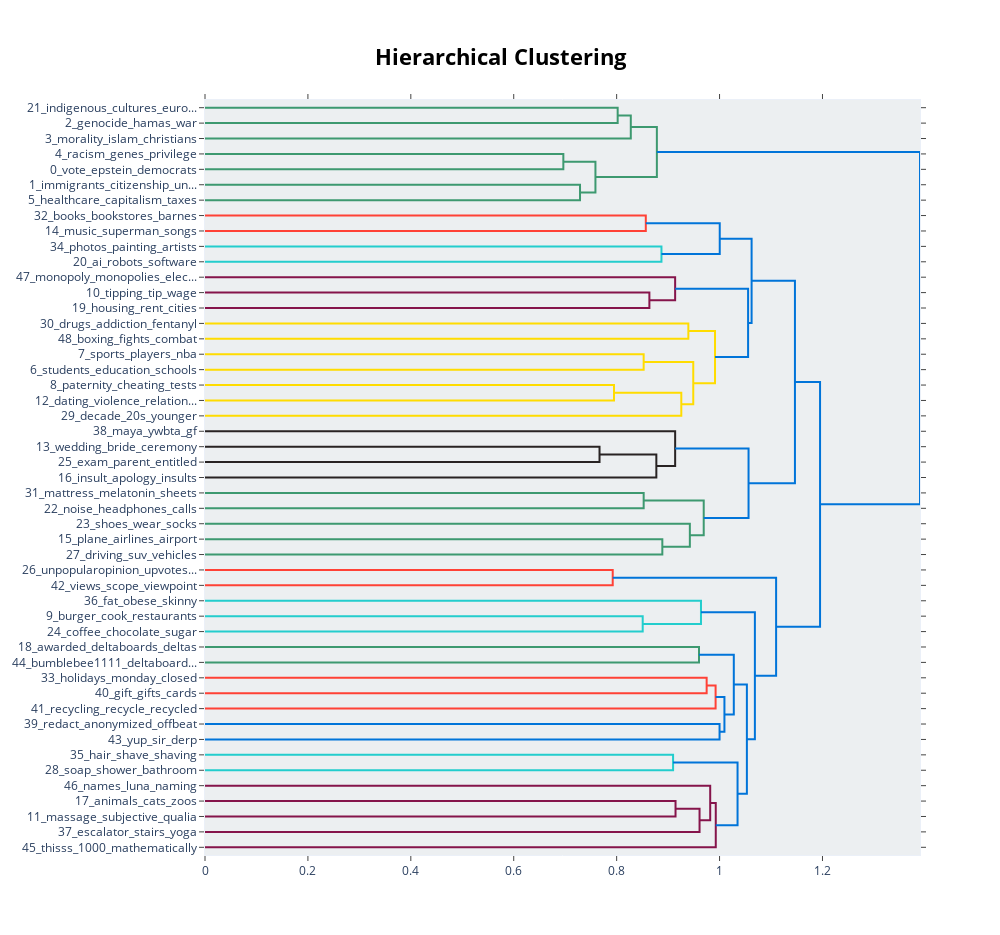

This figure's notebook cell:
### Code cell
topic_model.visualize_hierarchy()

### Figure 1 — Plotly figure (JSON) as saved in the notebook; plotly's stock layout.template omitted (floating-point values rounded to 4 significant figures)
{"data": [{"hoverinfo": "text", "marker": {"color": "rgb(61,153,112)"}, "mode": "lines", "type": "scatter", "x": [0.0, 0.802, 0.802, 0.0], "xaxis": "x", "y": [-5.0, -5.0, -15.0, -15.0], "yaxis": "y"}, {"hoverinfo": "text", "marker": {"color": "rgb(61,153,112)"}, "mode": "lines", "type": "scatter", "x": [0.802, 0.8275, 0.8275, 0.0], "xaxis": "x", "y": [-10.0, -10.0, -25.0, -25.0], "yaxis": "y"}, {"hoverinfo": "text", "marker": {"color": "rgb(61,153,112)"}, "mode": "lines", "type": "scatter", "x": [0.0, 0.6964, 0.6964, 0.0], "xaxis": "x", "y": [-35.0, -35.0, -45.0, -45.0], "yaxis": "y"}, {"hoverinfo": "text", "marker": {"color": "rgb(61,153,112)"}, "mode": "lines", "type": "scatter", "x": [0.0, 0.7288, 0.7288, 0.0], "xaxis": "x", "y": [-55.0, -55.0, -65.0, -65.0], "yaxis": "y"}, {"hoverinfo": "text", "marker": {"color": "rgb(61,153,112)"}, "mode": "lines", "type": "scatter", "x": [0.6964, 0.7588, 0.7588, 0.7288], "xaxis": "x", "y": [-40.0, -40.0, -60.0, -60.0], "yaxis": "y"}, {"hoverinfo": "text", "marker": {"color": "rgb(61,153,112)"}, "mode": "lines", "type": "scatter", "x": [0.8275, 0.8782, 0.8782, 0.7588], "xaxis": "x", "y": [-17.5, -17.5, -50.0, -50.0], "yaxis": "y"}, {"hoverinfo": "text", "marker": {"color": "rgb(255,65,54)"}, "mode": "lines", "type": "scatter", "x": [0.0, 0.8567, 0.8567, 0.0], "xaxis": "x", "y": [-75.0, -75.0, -85.0, -85.0], "yaxis": "y"}, {"hoverinfo": "text", "marker": {"color": "rgb(35,205,205)"}, "mode": "lines", "type": "scatter", "x": [0.0, 0.8871, 0.8871, 0.0], "xaxis": "x", "y": [-95.0, -95.0, -105.0, -105.0], "yaxis": "y"}, {"hoverinfo": "text", "marker": {"color": "rgb(0,116,217)"}, "mode": "lines", "type": "scatter", "x": [0.8567, 1.0, 1.0, 0.8871], "xaxis": "x", "y": [-80.0, -80.0, -100.0, -100.0], "yaxis": "y"}, {"hoverinfo": "text", "marker": {"color": "rgb(133,20,75)"}, "mode": "lines", "type": "scatter", "x": [0.0, 0.8636, 0.8636, 0.0], "xaxis": "x", "y": [-125.0, -125.0, -135.0, -135.0], "yaxis": "y"}, {"hoverinfo": "text", "marker": {"color": "rgb(133,20,75)"}, "mode": "lines", "type": "scatter", "x": [0.0, 0.9137, 0.9137, 0.8636], "xaxis": "x", "y": [-115.0, -115.0, -130.0, -130.0], "yaxis": "y"}, {"hoverinfo": "text", "marker": {"color": "rgb(255,220,0)"}, "mode": "lines", "type": "scatter", "x": [0.0, 0.9393, 0.9393, 0.0], "xaxis": "x", "y": [-145.0, -145.0, -155.0, -155.0], "yaxis": "y"}, {"hoverinfo": "text", "marker": {"color": "rgb(255,220,0)"}, "mode": "lines", "type": "scatter", "x": [0.0, 0.8525, 0.8525, 0.0], "xaxis": "x", "y": [-165.0, -165.0, -175.0, -175.0], "yaxis": "y"}, {"hoverinfo": "text", "marker": {"color": "rgb(255,220,0)"}, "mode": "lines", "type": "scatter", "x": [0.0, 0.7949, 0.7949, 0.0], "xaxis": "x", "y": [-185.0, -185.0, -195.0, -195.0], "yaxis": "y"}, {"hoverinfo": "text", "marker": {"color": "rgb(255,220,0)"}, "mode": "lines", "type": "scatter", "x": [0.7949, 0.9256, 0.9256, 0.0], "xaxis": "x", "y": [-190.0, -190.0, -205.0, -205.0], "yaxis": "y"}, {"hoverinfo": "text", "marker": {"color": "rgb(255,220,0)"}, "mode": "lines", "type": "scatter", "x": [0.8525, 0.9489, 0.9489, 0.9256], "xaxis": "x", "y": [-170.0, -170.0, -197.5, -197.5], "yaxis": "y"}, {"hoverinfo": "text", "marker": {"color": "rgb(255,220,0)"}, "mode": "lines", "type": "scatter", "x": [0.9393, 0.9912, 0.9912, 0.9489], "xaxis": "x", "y": [-150.0, -150.0, -183.8, -183.8], "yaxis": "y"}, {"hoverinfo": "text", "marker": {"color": "rgb(0,116,217)"}, "mode": "lines", "type": "scatter", "x": [0.9137, 1.055, 1.055, 0.9912], "xaxis": "x", "y": [-122.5, -122.5, -166.9, -166.9], "yaxis": "y"}, {"hoverinfo": "text", "marker": {"color": "rgb(0,116,217)"}, "mode": "lines", "type": "scatter", "x": [1.0, 1.062, 1.062, 1.055], "xaxis": "x", "y": [-90.0, -90.0, -144.7, -144.7], "yaxis": "y"}, {"hoverinfo": "text", "marker": {"color": "rgb(40,35,35)"}, "mode": "lines", "type": "scatter", "x": [0.0, 0.7667, 0.7667, 0.0], "xaxis": "x", "y": [-225.0, -225.0, -235.0, -235.0], "yaxis": "y"}, {"hoverinfo": "text", "marker": {"color": "rgb(40,35,35)"}, "mode": "lines", "type": "scatter", "x": [0.7667, 0.8772, 0.8772, 0.0], "xaxis": "x", "y": [-230.0, -230.0, -245.0, -245.0], "yaxis": "y"}, {"hoverinfo": "text", "marker": {"color": "rgb(40,35,35)"}, "mode": "lines", "type": "scatter", "x": [0.0, 0.9137, 0.9137, 0.8772], "xaxis": "x", "y": [-215.0, -215.0, -237.5, -237.5], "yaxis": "y"}, {"hoverinfo": "text", "marker": {"color": "rgb(61,153,112)"}, "mode": "lines", "type": "scatter", "x": [0.0, 0.8525, 0.8525, 0.0], "xaxis": "x", "y": [-255.0, -255.0, -265.0, -265.0], "yaxis": "y"}, {"hoverinfo": "text", "marker": {"color": "rgb(61,153,112)"}, "mode": "lines", "type": "scatter", "x": [0.0, 0.8888, 0.8888, 0.0], "xaxis": "x", "y": [-285.0, -285.0, -295.0, -295.0], "yaxis": "y"}, {"hoverinfo": "text", "marker": {"color": "rgb(61,153,112)"}, "mode": "lines", "type": "scatter", "x": [0.0, 0.9423, 0.9423, 0.8888], "xaxis": "x", "y": [-275.0, -275.0, -290.0, -290.0], "yaxis": "y"}, {"hoverinfo": "text", "marker": {"color": "rgb(61,153,112)"}, "mode": "lines", "type": "scatter", "x": [0.8525, 0.9692, 0.9692, 0.9423], "xaxis": "x", "y": [-260.0, -260.0, -282.5, -282.5], "yaxis": "y"}, {"hoverinfo": "text", "marker": {"color": "rgb(0,116,217)"}, "mode": "lines", "type": "scatter", "x": [0.9137, 1.056, 1.056, 0.9692], "xaxis": "x", "y": [-226.2, -226.2, -271.2, -271.2], "yaxis": "y"}, {"hoverinfo": "text", "marker": {"color": "rgb(0,116,217)"}, "mode": "lines", "type": "scatter", "x": [1.062, 1.147, 1.147, 1.056], "xaxis": "x", "y": [-117.3, -117.3, -248.8, -248.8], "yaxis": "y"}, {"hoverinfo": "text", "marker": {"color": "rgb(255,65,54)"}, "mode": "lines", "type": "scatter", "x": [0.0, 0.7924, 0.7924, 0.0], "xaxis": "x", "y": [-305.0, -305.0, -315.0, -315.0], "yaxis": "y"}, {"hoverinfo": "text", "marker": {"color": "rgb(35,205,205)"}, "mode": "lines", "type": "scatter", "x": [0.0, 0.8506, 0.8506, 0.0], "xaxis": "x", "y": [-335.0, -335.0, -345.0, -345.0], "yaxis": "y"}, {"hoverinfo": "text", "marker": {"color": "rgb(35,205,205)"}, "mode": "lines", "type": "scatter", "x": [0.0, 0.9639, 0.9639, 0.8506], "xaxis": "x", "y": [-325.0, -325.0, -340.0, -340.0], "yaxis": "y"}, {"hoverinfo": "text", "marker": {"color": "rgb(61,153,112)"}, "mode": "lines", "type": "scatter", "x": [0.0, 0.9601, 0.9601, 0.0], "xaxis": "x", "y": [-355.0, -355.0, -365.0, -365.0], "yaxis": "y"}, {"hoverinfo": "text", "marker": {"color": "rgb(255,65,54)"}, "mode": "lines", "type": "scatter", "x": [0.0, 0.9749, 0.9749, 0.0], "xaxis": "x", "y": [-375.0, -375.0, -385.0, -385.0], "yaxis": "y"}, {"hoverinfo": "text", "marker": {"color": "rgb(255,65,54)"}, "mode": "lines", "type": "scatter", "x": [0.9749, 0.9923, 0.9923, 0.0], "xaxis": "x", "y": [-380.0, -380.0, -395.0, -395.0], "yaxis": "y"}, {"hoverinfo": "text", "marker": {"color": "rgb(0,116,217)"}, "mode": "lines", "type": "scatter", "x": [0.0, 1.0, 1.0, 0.0], "xaxis": "x", "y": [-405.0, -405.0, -415.0, -415.0], "yaxis": "y"}, {"hoverinfo": "text", "marker": {"color": "rgb(0,116,217)"}, "mode": "lines", "type": "scatter", "x": [0.9923, 1.009, 1.009, 1.0], "xaxis": "x", "y": [-387.5, -387.5, -410.0, -410.0], "yaxis": "y"}, {"hoverinfo": "text", "marker": {"color": "rgb(0,116,217)"}, "mode": "lines", "type": "scatter", "x": [0.9601, 1.028, 1.028, 1.009], "xaxis": "x", "y": [-360.0, -360.0, -398.8, -398.8], "yaxis": "y"}, {"hoverinfo": "text", "marker": {"color": "rgb(35,205,205)"}, "mode": "lines", "type": "scatter", "x": [0.0, 0.9097, 0.9097, 0.0], "xaxis": "x", "y": [-425.0, -425.0, -435.0, -435.0], "yaxis": "y"}, {"hoverinfo": "text", "marker": {"color": "rgb(133,20,75)"}, "mode": "lines", "type": "scatter", "x": [0.0, 0.9144, 0.9144, 0.0], "xaxis": "x", "y": [-455.0, -455.0, -465.0, -465.0], "yaxis": "y"}, {"hoverinfo": "text", "marker": {"color": "rgb(133,20,75)"}, "mode": "lines", "type": "scatter", "x": [0.9144, 0.9611, 0.9611, 0.0], "xaxis": "x", "y": [-460.0, -460.0, -475.0, -475.0], "yaxis": "y"}, {"hoverinfo": "text", "marker": {"color": "rgb(133,20,75)"}, "mode": "lines", "type": "scatter", "x": [0.0, 0.9818, 0.9818, 0.9611], "xaxis": "x", "y": [-445.0, -445.0, -467.5, -467.5], "yaxis": "y"}, {"hoverinfo": "text", "marker": {"color": "rgb(133,20,75)"}, "mode": "lines", "type": "scatter", "x": [0.9818, 0.9926, 0.9926, 0.0], "xaxis": "x", "y": [-456.2, -456.2, -485.0, -485.0], "yaxis": "y"}, {"hoverinfo": "text", "marker": {"color": "rgb(0,116,217)"}, "mode": "lines", "type": "scatter", "x": [0.9097, 1.035, 1.035, 0.9926], "xaxis": "x", "y": [-430.0, -430.0, -470.6, -470.6], "yaxis": "y"}, {"hoverinfo": "text", "marker": {"color": "rgb(0,116,217)"}, "mode": "lines", "type": "scatter", "x": [1.028, 1.053, 1.053, 1.035], "xaxis": "x", "y": [-379.4, -379.4, -450.3, -450.3], "yaxis": "y"}, {"hoverinfo": "text", "marker": {"color": "rgb(0,116,217)"}, "mode": "lines", "type": "scatter", "x": [0.9639, 1.069, 1.069, 1.053], "xaxis": "x", "y": [-332.5, -332.5, -414.8, -414.8], "yaxis": "y"}, {"hoverinfo": "text", "marker": {"color": "rgb(0,116,217)"}, "mode": "lines", "type": "scatter", "x": [0.7924, 1.11, 1.11, 1.069], "xaxis": "x", "y": [-310.0, -310.0, -373.7, -373.7], "yaxis": "y"}, {"hoverinfo": "text", "marker": {"color": "rgb(0,116,217)"}, "mode": "lines", "type": "scatter", "x": [1.147, 1.195, 1.195, 1.11], "xaxis": "x", "y": [-183.0, -183.0, -341.8, -341.8], "yaxis": "y"}, {"hoverinfo": "text", "marker": {"color": "rgb(0,116,217)"}, "mode": "lines", "type": "scatter", "x": [0.8782, 1.39, 1.39, 1.195], "xaxis": "x", "y": [-33.75, -33.75, -262.4, -262.4], "yaxis": "y"}], "layout": {"autosize": false, "height": 935, "hoverlabel": {"bgcolor": "white", "font": {"family": "Rockwell", "size": 16}}, "hovermode": "closest", "plot_bgcolor": "#ECEFF1", "showlegend": false, "title": {"font": {"color": "Black", "size": 22}, "text": "<b>Hierarchical Clustering</b>", "x": 0.5, "xanchor": "center", "yanchor": "top"}, "width": 1000, "xaxis": {"mirror": "allticks", "rangemode": "tozero", "showgrid": false, "showline": true, "showticklabels": true, "ticks": "outside", "type": "linear", "zeroline": false}, "yaxis": {"mirror": "allticks", "range": [-490, 0], "rangemode": "tozero", "showgrid": false, "showline": true, "showticklabels": true, "tickmode": "array", "ticks": "outside", "ticktext": ["21_indigenous_cultures_euro...", "2_genocide_hamas_war", "3_morality_islam_christians", "4_racism_genes_privilege", "0_vote_epstein_democrats", "1_immigrants_citizenship_un...", "5_healthcare_capitalism_taxes", "32_books_bookstores_barnes", "14_music_superman_songs", "34_photos_painting_artists", "20_ai_robots_software", "47_monopoly_monopolies_elec...", "10_tipping_tip_wage", "19_housing_rent_cities", "30_drugs_addiction_fentanyl", "48_boxing_fights_combat", "7_sports_players_nba", "6_students_education_schools", "8_paternity_cheating_tests", "12_dating_violence_relation...", "29_decade_20s_younger", "38_maya_ywbta_gf", "13_wedding_bride_ceremony", "25_exam_parent_entitled", "16_insult_apology_insults", "31_mattress_melatonin_sheets", "22_noise_headphones_calls", "23_shoes_wear_socks", "15_plane_airlines_airport", "27_driving_suv_vehicles", "26_unpopularopinion_upvotes...", "42_views_scope_viewpoint", "36_fat_obese_skinny", "9_burger_cook_restaurants", "24_coffee_chocolate_sugar", "18_awarded_deltaboards_deltas", "44_bumblebee1111_deltaboard...", "33_holidays_monday_closed", "40_gift_gifts_cards", "41_recycling_recycle_recycled", "39_redact_anonymized_offbeat", "43_yup_sir_derp", "35_hair_shave_shaving", "28_soap_shower_bathroom", "46_names_luna_naming", "17_animals_cats_zoos", "11_massage_subjective_qualia", "37_escalator_stairs_yoga", "45_thisss_1000_mathematically"], "tickvals": [-5, -15, -25, -35, -45, -55, -65, -75, -85, -95, -105, -115, -125, -135, -145, -155, -165, -175, -185, -195, -205, -215, -225, -235, -245, -255, -265, -275, -285, -295, -305, -315, -325, -335, -345, -355, -365, -375, -385, -395, -405, -415, -425, -435, -445, -455, -465, -475, -485], "type": "linear", "zeroline": false}}}
